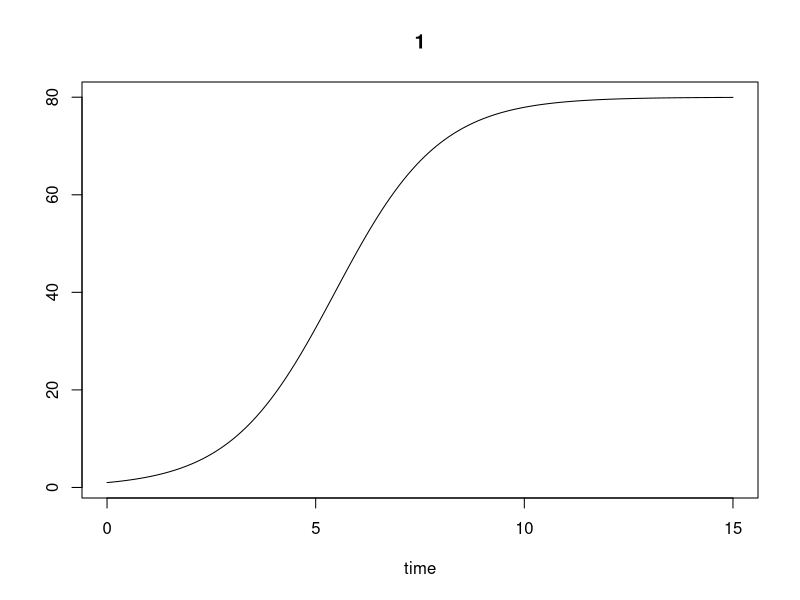

Here is the R script that generated this plot:
library(deSolve)

grwt <- function(t, n, P) {
  dndt <- P$r0 * n * ( 1 - n / P$K ) - P$h*n
  return(list( dndt ))
}

n0 <- 1
P <- list(r0=1,K=100,h=0.2)
timevec <- seq(0,15,0.1)

out <- ode(y=n0,func=grwt,times=timevec,parms=P)
plot(out)
